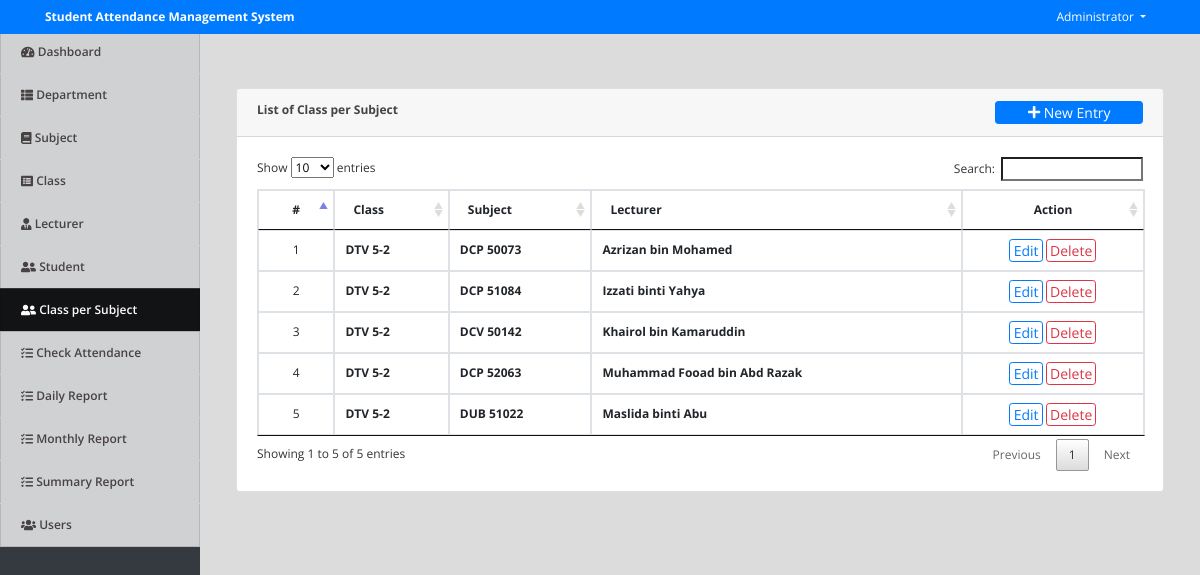
Screenshot of /index.php?page=class_subject (signed in) with the database file from the repository.
### tables this page shows
CREATE TABLE `class_subject` (
  `id` int(30) NOT NULL,
  `class_id` int(30) NOT NULL,
  `subject_id` int(30) NOT NULL,
  `faculty_id` int(30) NOT NULL,
  `student_ids` text NOT NULL,
  `date_created` datetime NOT NULL DEFAULT current_timestamp()
);

CREATE TABLE `subjects` (
  `id` int(30) NOT NULL,
  `subject` varchar(100) NOT NULL,
  `description` text NOT NULL,
  `date_created` datetime NOT NULL DEFAULT current_timestamp()
);

CREATE TABLE `faculty` (
  `id` int(30) NOT NULL,
  `id_no` varchar(50) NOT NULL,
  `name` text NOT NULL,
  `email` varchar(200) NOT NULL,
  `contact` varchar(50) NOT NULL,
  `address` text NOT NULL,
  `date_created` datetime NOT NULL DEFAULT current_timestamp()
);

### class_subject.php (the view, shortened to what this page needs)
<?php include('db_connect.php');?>
<div class="container-fluid">
	<div class="col-lg-12">
		<div class="row">
			<div class="col-md-12">
				<div class="card">
					<div class="card-header">
						<b>List of Class per Subject</b>
						<span class="float:right"><a class="btn btn-primary btn-block btn-sm col-sm-2 float-right" href="javascript:void(0)" id="new_class_subject">
					<i class="fa fa-plus"></i> New Entry
				</a></span>
					</div>
					<div class="card-body">
						<table class="table table-condensed table-bordered table-hover">
							<thead>
								<tr>
									<th class="text-center">#</th>
									<th class="">Class</th>
									<th class="">Subject</th>
									<th class="">Lecturer</th>
									<th class="text-center">Action</th>
								</tr>
							</thead>
							<tbody>
								<?php
								$i = 1;
								$class_subject = $conn->query("SELECT cs.*,concat(co.course,' ',c.level,'-',c.section) as `class`,s.subject,f.name as fname FROM class_subject cs inner join `class` c on c.id = cs.class_id inner join courses co on co.id = c.course_id inner join faculty f on f.id = cs.faculty_id inner join subjects s on s.id = cs.subject_id order by concat(co.course,' ',c.level,'-',c.section) asc");
								while($row=$class_subject->fetch_assoc()):
								?>
								<tr>
									<td class="text-center"><?php echo $i++ ?></td>
									<td>
										<p> <b><?php echo $row['class'] ?></b></p>
									</td>
									<td class="">
										 <p> <b><?php echo $row['subject'] ?></b></p>
									</td>
									<td class="">
										 <p> <b><?php echo $row['fname'] ?></b></p>
									</td>
									<td class="text-center">
										<button class="btn btn-sm btn-outline-primary edit_class_subject" type="button" data-id="<?php echo $row['id'] ?>" >Edit</button>
										<button class="btn btn-sm btn-outline-danger delete_class_subject" type="button" data-id="<?php echo $row['id'] ?>">Delete</button>
									</td>
								</tr>
								<?php endwhile; ?>
							</tbody>
						</table>
					</div>
				</div>
			</div>
		</div>
	</div>
</div>

### assets/css/style.css (style rules this page uses)
body { font-family: "Open Sans", sans-serif; color: #444444; width: 100%; height: calc(100%); font-size: 12px; }
a { color: #1977cc; }
.btn-sm { padding: .0001rem .2rem; }

### index.php (style rules this page uses)
body { background: #80808045; }

### class_subject.php (style rules this page uses)
td { vertical-align: middle !important; }
td p { margin: unset }

### rows the page displays
class_subject: class "DTV 5-2", subject.subject "DCP 50073", faculty.name "Azrizan bin Mohamed"
class_subject: class "DTV 5-2", subject.subject "DCP 51084", faculty.name "Izzati binti Yahya"
class_subject: class "DTV 5-2", subject.subject "DCV 50142", faculty.name "Khairol bin Kamaruddin"
class_subject: class "DTV 5-2", subject.subject "DCP 52063", faculty.name "Muhammad Fooad bin Abd Razak"
class_subject: class "DTV 5-2", subject.subject "DUB 51022", faculty.name "Maslida binti Abu"

### other values shown
$_SESSION['system']['name'] "Student Attendance Management System"
$_SESSION['login_name'] "Administrator"
